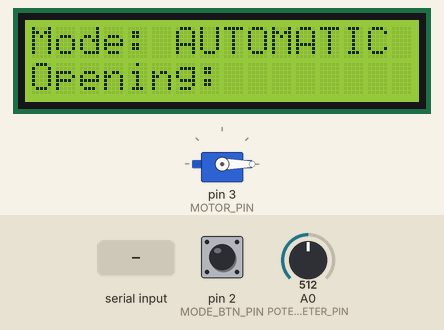
Recording of a program running on a simulated Arduino Uno, built with avr-gcc and run on an emulated ATmega328P. Parts: 16×2 character LCD, servo. Inputs (shaded band) come from the test bench; at power-on: pin 2 (MODE_BTN_PIN) LOW, A0 (POTENTIOMETER_PIN) = 512. Sleep ends after the set time or at an interrupt; what the program prints to the serial monitor is not drawn.

Above: at 1.7 s.
1.8 s: pin 2 (MODE_BTN_PIN) pulled HIGH for 1 s
At 2.23 s:
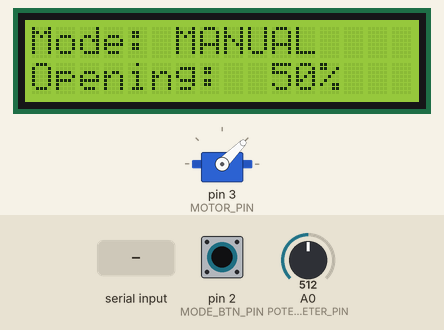
4.3 s: "1\n" received over Serial
At 5.1 s:
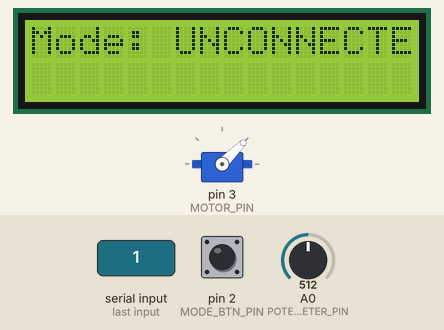
5.8 s: "2\n" received over Serial
At 6.9 s:
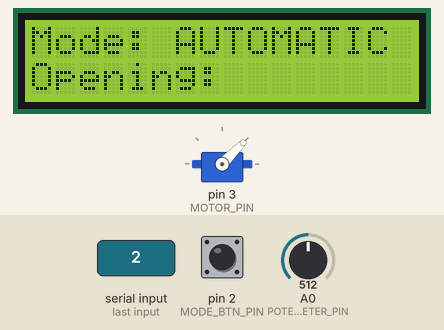
7.3 s: pin 2 (MODE_BTN_PIN) pulled HIGH for 0.15 s
At 7.39 s:
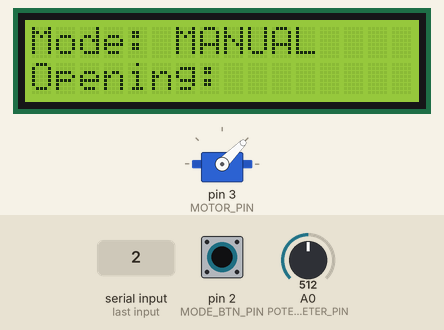
8.9 s: A0 (POTENTIOMETER_PIN) set to 716
At 9.8 s:
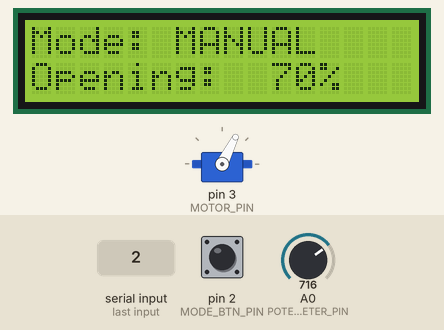
10.4 s: A0 (POTENTIOMETER_PIN) set to 1023
At 11.2 s:
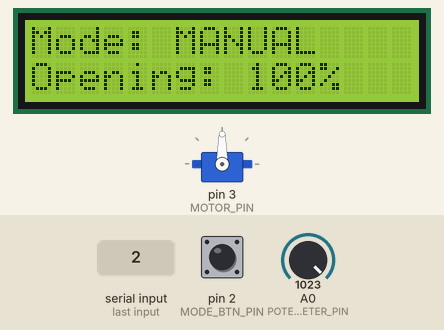
Timing chart, 0 to 12.9 s (numbered marks = the images above; inputs shaded):
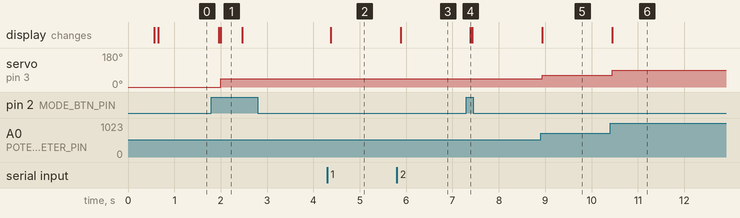

The program:

main.cpp
```cpp
#include <Arduino.h>
#include <avr/sleep.h>
#include <avr/power.h>
#include "Scheduler/Scheduler.h"
#include "tasks/MainTask/MainTask.h"
#include "HardwarePlatform.h"
#include "SharedData/SharedData.h"
#include <avr/io.h>
#include "config.h"

Scheduler sched;
HardwarePlatform hwPlat;
SharedData* sharedData;

volatile uint8_t interruptCounter = 0;
volatile bool wakeUpFlag = false;

// Timer2 interrupt service routine
ISR(TIMER2_COMPA_vect) {
    interruptCounter++;
    if (interruptCounter >= 5) {  // 5 * ~10ms = ~50ms
        interruptCounter = 0;
        wakeUpFlag = true;
    }
}

void setupTimer2();

void setup() {
    delay(500); // Used to sync serial communication

    setupTimer2();

    sched.init(BASE_PERIOD);
    hwPlat.init();
    sharedData = new SharedData();

    MainTask* mainTask = new MainTask(
        sharedData,
        hwPlat.getLcd(),
        hwPlat.getModeButton(),
        hwPlat.getSlider(),
        hwPlat.getMotor()
    );
    mainTask->init(MAIN_TASK_PERIOD);
    sched.addTask(mainTask);
}

void loop() {
    if (wakeUpFlag) {
        wakeUpFlag = false;
        sched.schedule();
    }
    // This prevents the ~1ms Timer0 wakeups while we're using Timer2.
    // This disables millis()/delay() while in sleep.
    uint8_t oldTIMSK0 = TIMSK0;
    TIMSK0 &= ~(1 << TOIE0);

    // Idle is the only sleep mode that keeps usart line open to receive.
    set_sleep_mode(SLEEP_MODE_IDLE);
    sleep_enable();
    sleep_mode();
    sleep_disable();

    // restore Timer0
    TIMSK0 = oldTIMSK0;
}

void setupTimer2() {
    cli();
    TCCR2A = 0;
    TCCR2B = 0;
    TCNT2 = 0;
    OCR2A = 156;
    TCCR2A |= (1 << WGM21);
    TCCR2B |= (1 << CS22) | (1 << CS21) | (1 << CS20);
    TIMSK2 |= (1 << OCIE2A);
    sei();
}
```

Button.h
```cpp
#ifndef __BUTTON__
#define __BUTTON__

class Button {

    public:
        virtual bool isPressed() = 0;
        virtual void update() = 0;      // Call in the loop to count the ticks
};

#endif
```

ServoMotor.h
```cpp
#ifndef __SERVO_MOTOR__
#define __SERVO_MOTOR__

#include <stdint.h>

class ServoMotor {

    public:
        virtual void setOn() = 0;
        virtual void setPosition(uint8_t angle) = 0;
        virtual void setOff() = 0;
};

#endif
```

Slider.h
```cpp
#ifndef __SLIDER__
#define __SLIDER__

#include <stdint.h>

/* Interface to model a generic analogic input method */
class Slider {

    public:
        virtual void start() = 0;       // Make the next isChanged return true
        virtual bool isChanged() = 0;   // Tell if the value is the same as the old read
        virtual uint8_t getValue() = 0; // Returns a value in percentage [0, 100]

};


#endif
```

Task.h
```cpp
#ifndef __TASK__
#define __TASK__

#include "SharedData/SharedData.h"
#include <stdint.h>
#include "config.h"

class Task {

    public:
        virtual void init(uint16_t period) {
            this->myPeriod = period;
            this->timeElapsed = 0;
        }

        virtual void tick() = 0;

        bool updateAndCheckTime(uint8_t basePeriod) {
            this->timeElapsed += basePeriod;
            if (this->timeElapsed >= this->myPeriod) {
                this->timeElapsed = 0;
                return true;
            } else {
                return false;
            }
        }

    protected:
        uint16_t myPeriod;
        uint16_t timeElapsed;
        SharedData* sharedData;

};

#endif
```

protocol_commands.h
```cpp
#ifndef __PROTOCOL_COMMANDS__
#define __PROTOCOL_COMMANDS__

#define MESSAGE_DELIMITER '\n'
#define TOGGLE_MODE_CMD   '0'
#define UNCONNECTED_CMD   '1'
#define RESTORED_CON_CMD  '2'
#define SET_VALUE_CMD     '3'

#endif
```

config.h
```cpp
#ifndef __CONFIG__
#define __CONFIG__

// GPIO Used
#define MODE_BTN_PIN 2
#define MOTOR_PIN 3
#define POTENTIOMETER_PIN A0

// Communication configs
#define LCD_I2C_ADDRESS 0x27
#define SERIAL_SPEED 9600

// Hardware configs
#define POTENTIOMETER_TOLLERANCE 15
#define BUTTON_NUM_TICK_DEBOUNCE 5
#define MAX_SERVO_OPENING 90

// Lcd parameters
#define MODE_LCD_ROW 0
#define VALUE_LCD_ROW 2
#define LCD_COLS 20
#define LCD_ROWS 4

// Task configs
#define BASE_PERIOD 50
#define MAIN_TASK_PERIOD 100


#endif
```

Lcd.h
```cpp
#ifndef __LCD__
#define __LCD__

#include <stdint.h>

class Lcd {

    public:
        virtual void print(const char* message, uint8_t row, uint8_t col) = 0;
        virtual void clear() = 0;
        virtual void clearRow(uint8_t row) = 0;
};

#endif
```

Measured:
- after the input at 1.8 s, servo on pin 3 (MOTOR_PIN): 0° → 45° after 0.20 s; the display: first changes after 0.16 s (image 1 shows a later state)
- after the input at 4.3 s, the display: changes after 0.07 s (image 2)
- after the input at 5.8 s, the display: changes after 0.09 s (image 3)
- after the input at 7.3 s, the display: changes after 0.08 s (image 4)
- after the input at 8.9 s, servo on pin 3 (MOTOR_PIN): 45° → 63° at once; the display: changes at once (image 5)
- after the input at 10.4 s, servo on pin 3 (MOTOR_PIN): 63° → 90° at once; the display: changes at once (image 6)
- what the display in image 1 shows lasts 0.5 s, from 2.0 s to 2.5 s
